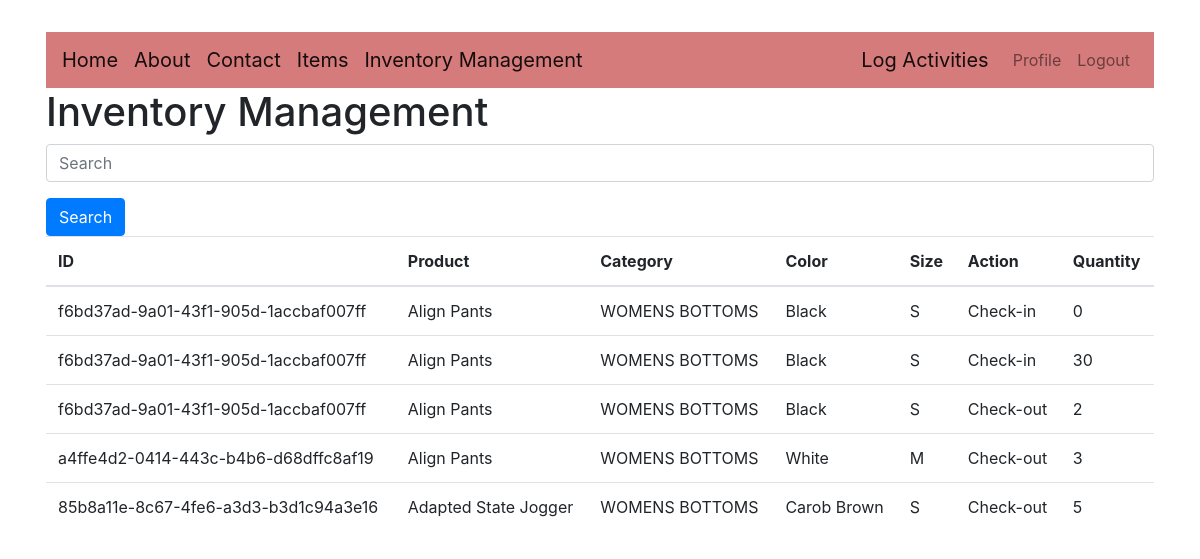
Page /inventory_management/ (signed in) on the earlier database version.
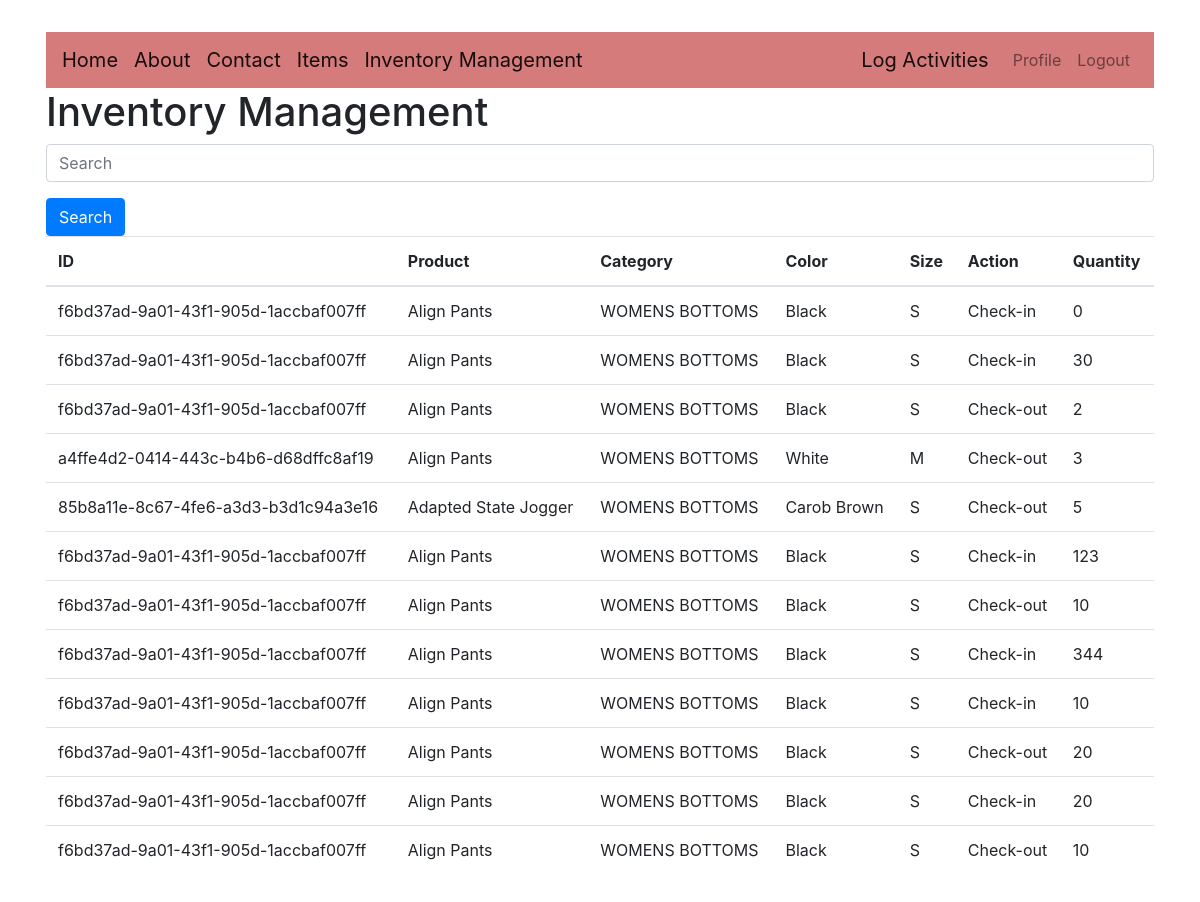
Same page on the later database version.
### lululemon/models.py (models this page shows, shortened)
class Action(models.Model):
    ACTION_CHOICES = (
        ('checkin', 'Check-in'),
        ('checkout', 'Check-out'),
    )
    item = models.ForeignKey(Item, on_delete=models.CASCADE)
    action_type = models.CharField(max_length=10, choices=ACTION_CHOICES)
    quantity = models.IntegerField()
    created_at = models.DateTimeField(auto_now_add=True)
    def display_action(self):
        for choice in Action._meta.get_field('action_type').choices:
            if choice[0] == self.action_type:
                return choice[1]

class Item(models.Model):
    staffname = models.CharField(max_length=200,default='lululemon employee') #who is using it
    id = models.UUIDField(primary_key=True, default=uuid.uuid4, editable=False)
    product = models.CharField(default='product', max_length=200)
    qr_code = models.ImageField(blank=True, null=True, upload_to="QR_CODE/")
    color = models.CharField(max_length=13, default='Black')
    size = models.CharField(max_length=13, default='S/M/L')
    available_quantity = models.PositiveIntegerField(default=0)
    checkin_quantity=models.PositiveIntegerField(default=0)
    checkout_quantity=models.PositiveIntegerField(default=0)
    categories = models.ForeignKey(Category, on_delete=models.CASCADE, null=True)

class Category(models.Model):
    categoryName = models.CharField(max_length=300, help_text="Type in the Category of the Item")
    def __str__(self):
        return self.categoryName

### lululemon/views.py (the view, shortened to what this page needs)
# urls.py: path('inventory_management/', views.inventory_management, name='inventory_management'),
@login_required
def inventory_management(request):
    query = request.GET.get('q')
    actions = Action.objects.all()
    context = {
        'actions': actions
    }
    return render(request, 'lululemon/inventory_management.html', context)

### lululemon/templates/lululemon/inventory_management.html (shortened to what this page needs)
{% extends 'lululemon/layout.html' %}
{% block content %}
  <h1>Inventory Management</h1>
  <form method="get">
    <div class="form-group">
      <input type="text" class="form-control" name="q" placeholder="Search" value="{{ request.GET.q }}">
    </div>
    <button type="submit" class="btn btn-primary">Search</button>
  </form>
  <table class="table">
    <thead>
      <tr>
        <th>ID</th>
        <th>Product</th>
        <th>Category</th>
        <th>Color</th>
        <th>Size</th>
        <th>Action</th>
        <th>Quantity</th>
      </tr>
    </thead>
    <tbody>
      {% for action in actions %}
        <tr>
          <td>{{ action.item.pk }}</td>
          <td>{{ action.item.product }}</td>
          <td>{{ action.item.categories }}</td>
          <td>{{ action.item.color }}</td>
          <td>{{ action.item.size }}</td>
          <td>{{ action.display_action }}</td>
          <td>{{ action.quantity }}</td>
        </tr>
      {% empty %}
        <tr>
          <td colspan="6" class="text-center">No items found.</td>
        </tr>
      {% endfor %}
    </tbody>
  </table>
{% endblock %}

### lululemon/templates/lululemon/layout.html (shortened to what this page needs)
<!doctype html>
<html lang="en">
<head>
    <link rel="stylesheet" href="https://maxcdn.bootstrapcdn.com/bootstrap/4.0.0/css/bootstrap.min.css">
    <link rel="stylesheet" href="https://use.fontawesome.com/releases/v5.8.2/css/all.css">
</head>
<body>
  <div class="container p-3 my-3">
    <div class="row">
      <div class="col-md-12">
        <nav class="navbar navbar-expand-md navbar-light " style="background-color: #d67b7b">
            <a href="/" class="navbar-brand">Home</a>
            <a href="{% url 'about' %}" class="navbar-brand">About</a>
            <a href="{% url 'contact' %}" class="navbar-brand">Contact</a>
            <a href="/items" class="navbar-brand">Items</a>
            <a href="/inventory_management" class="navbar-brand">Inventory Management</a>
            <div class="collapse navbar-collapse" id="navbarCollapse">
                <div class="navbar-nav ml-auto">
                  {% if user.is_authenticated %}
                    <a href="{%url 'log' %}" class="navbar-brand">Log Activities</a>
                    <a href="{% url 'users-profile'%}" class="nav-item nav-link">Profile</a>
                    <a href="{% url 'logout' %}" class="nav-item nav-link">Logout</a>
                  {% else %}
                    <a href="{% url 'login' %}" class="nav-item nav-link">Sign in</a>
                  {% endif %}
                </div>
            </div>
        </nav>
        {% block content %}{% endblock %}
      </div>
    </div>
  </div>
</body>
</html>

Differences in the rows shown:
added Action: item.pk "f6bd37ad-9a01-43f1-905d-1accbaf007ff", item.product "Align Pants", item.categories "WOMENS BOTTOMS", item.color "Black", item.size "S", display_action "Check-in", quantity "123"
added Action: item.pk "f6bd37ad-9a01-43f1-905d-1accbaf007ff", item.product "Align Pants", item.categories "WOMENS BOTTOMS", item.color "Black", item.size "S", display_action "Check-out", quantity "10"
added Action: item.pk "f6bd37ad-9a01-43f1-905d-1accbaf007ff", item.product "Align Pants", item.categories "WOMENS BOTTOMS", item.color "Black", item.size "S", display_action "Check-in", quantity "344"
added Action: item.pk "f6bd37ad-9a01-43f1-905d-1accbaf007ff", item.product "Align Pants", item.categories "WOMENS BOTTOMS", item.color "Black", item.size "S", display_action "Check-in", quantity "10"
added Action: item.pk "f6bd37ad-9a01-43f1-905d-1accbaf007ff", item.product "Align Pants", item.categories "WOMENS BOTTOMS", item.color "Black", item.size "S", display_action "Check-out", quantity "20"
added Action: item.pk "f6bd37ad-9a01-43f1-905d-1accbaf007ff", item.product "Align Pants", item.categories "WOMENS BOTTOMS", item.color "Black", item.size "S", display_action "Check-in", quantity "20"
added Action: item.pk "f6bd37ad-9a01-43f1-905d-1accbaf007ff", item.product "Align Pants", item.categories "WOMENS BOTTOMS", item.color "Black", item.size "S", display_action "Check-out", quantity "10"
